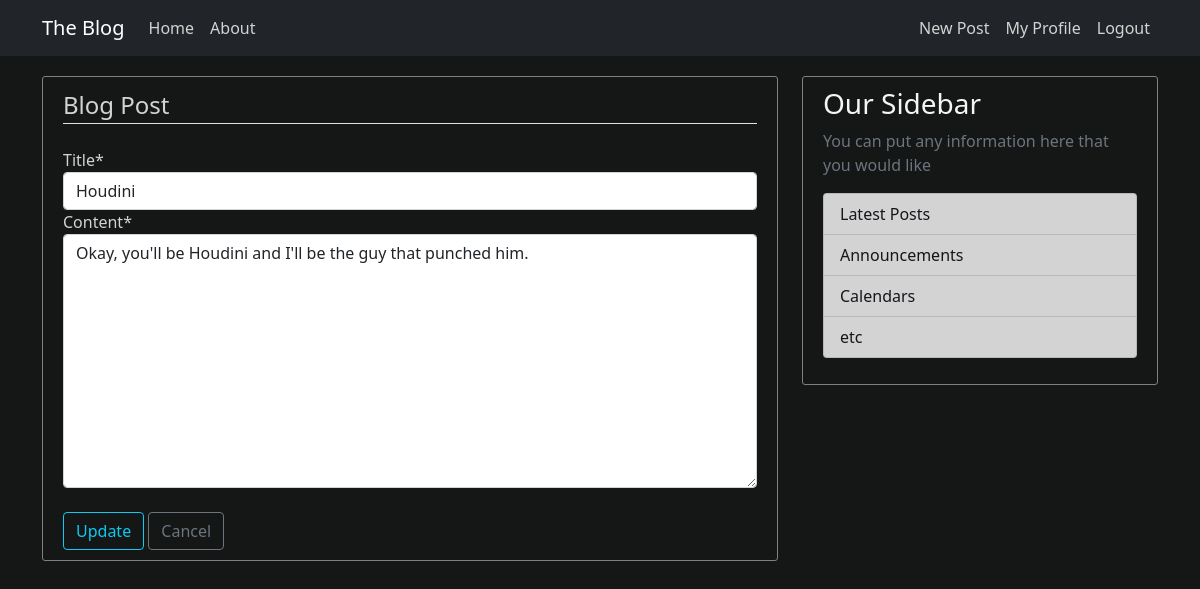
/post/9/update/ (signed in), run on the app's committed database.
### blog/models.py (models this page shows, shortened)
class Post(models.Model):
    title = models.CharField(max_length=100)
    content = models.TextField()
    date_posted = models.DateTimeField(default=timezone.now)
    author = models.ForeignKey(User, on_delete=models.CASCADE)  # on_delete here deletes all posts of user too
    class Meta:
        ordering = ['-date_posted']

### blog/views.py (the view, shortened to what this page needs)
# urls.py: path('post/<pk>/update/', PostUpdateView.as_view(), name="post-update"),
class PostUpdateView(LoginRequiredMixin, UserPassesTestMixin, UpdateView):
    model = Post
    fields = ['title', 'content']
    template_name_suffix = '_update_form'
    def test_func(self):
        post = self.get_object()
        if self.request.user == post.author:
            return True
        else:
            return False

### blog/templates/blog/post_update_form.html (shortened to what this page needs)
{%  extends 'blog/base.html' %}
{% load crispy_forms_tags %}
{%  block content %}
    <div class="content-section">
        <form method="POST">
            <fieldset class="form-group">
                <legend class="border-bottom mb-4">Blog Post</legend>
                {{ form|crispy }}
            </fieldset>
            <br>
            <div class="form-group">
                <button class="btn btn-outline-info" type="submit">Update</button>
                <a class="btn btn-outline-secondary" href="{% url 'post-detail' object.id %}">Cancel</a>
            </div>
        </form>
    </div>
{% endblock content %}

### blog/static/blog/main.css (style rules this page uses)
body { background: #151616; color: lightgrey; }
.content-section { background: #151616; padding: 10px 20px; border: 1px solid grey; border-radius: 3px; margin-bottom: 20px; }

### data on the page
Post: title "Houdini", content "Okay, you'll be Houdini and I'll be the guy that punched him."
